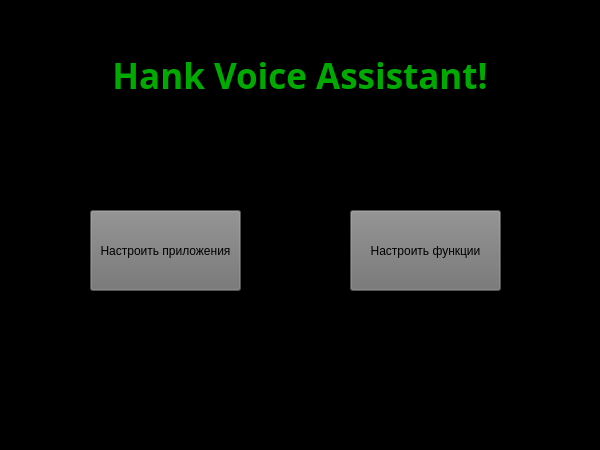
<?xml version="1.0" encoding="UTF-8"?>
<ui version="4.0">
 <class>MainWindow</class>
 <widget class="QMainWindow" name="MainWindow">
  <property name="geometry">
   <rect>
    <x>0</x>
    <y>0</y>
    <width>600</width>
    <height>450</height>
   </rect>
  </property>
  <property name="windowTitle">
   <string>Hank VoiceAssistant</string>
  </property>
  <property name="autoFillBackground">
   <bool>false</bool>
  </property>
  <property name="styleSheet">
   <string notr="true">background-color: rgb(0, 0, 0);</string>
  </property>
  <widget class="QWidget" name="centralwidget">
   <widget class="QLabel" name="label">
    <property name="geometry">
     <rect>
      <x>0</x>
      <y>50</y>
      <width>600</width>
      <height>50</height>
     </rect>
    </property>
    <property name="font">
     <font>
      <family>Segoe Script</family>
      <pointsize>26</pointsize>
      <weight>75</weight>
      <bold>true</bold>
     </font>
    </property>
    <property name="styleSheet">
     <string notr="true">color: rgb(82, 255, 88);
color: rgb(0, 170, 0);</string>
    </property>
    <property name="text">
     <string>Hank Voice Assistant!</string>
    </property>
    <property name="alignment">
     <set>Qt::AlignCenter</set>
    </property>
   </widget>
   <widget class="QPushButton" name="pushButton">
    <property name="geometry">
     <rect>
      <x>90</x>
      <y>210</y>
      <width>151</width>
      <height>81</height>
     </rect>
    </property>
    <property name="autoFillBackground">
     <bool>false</bool>
    </property>
    <property name="styleSheet">
     <string notr="true">background-color: rgb(113, 113, 113);</string>
    </property>
    <property name="text">
     <string>Настроить приложения</string>
    </property>
   </widget>
   <widget class="QPushButton" name="pushButton_2">
    <property name="geometry">
     <rect>
      <x>350</x>
      <y>210</y>
      <width>151</width>
      <height>81</height>
     </rect>
    </property>
    <property name="styleSheet">
     <string notr="true">background-color: rgb(113, 113, 113);</string>
    </property>
    <property name="text">
     <string>Настроить функции</string>
    </property>
   </widget>
  </widget>
  <widget class="QStatusBar" name="statusbar"/>
 </widget>
 <resources/>
 <connections/>
</ui>
